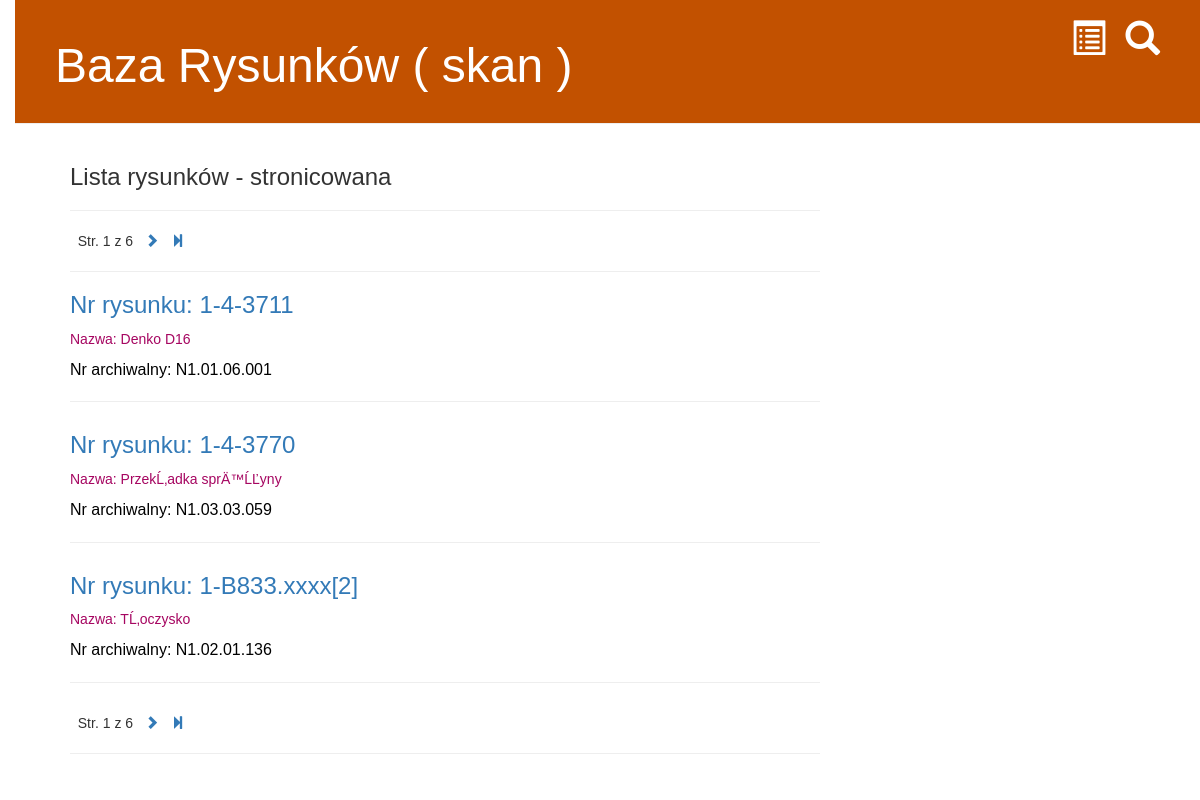
Page /drw/pagin on the committed database.
### drw_base/models.py (models this page shows, shortened)
class Drw(models.Model):
    wprowadzil  = models.ForeignKey(settings.AUTH_USER_MODEL, on_delete=models.CASCADE) # kto wprowadził do bazy
    nr_arch     = models.CharField(max_length=30)    # Nr archiwlny rysunku
    nr_rys      = models.CharField(max_length=30)    # Nr rysunku
    nazwa       = models.CharField(max_length=256)   # Nazwa rysunku
    opis        = models.TextField()                 # Opis pole "Memo" z delphi
    zweryfik    = models.BooleanField(default=False) # Czy rysunek zweryfikowany
    data_wprow  = models.DateTimeField(
            default=timezone.now)                    # data wprowadzenia do bazy

### drw_base/views.py (the view)
# urls.py: path('drw/pagin',              views.drw_list_paginate,    name='drw_list_paginate'   ),
def drw_list_paginate(request):
    drws = Drw.objects.all().order_by('nr_rys')
    iloscWierszyNaStronie = 3
    paginator = Paginator(drws, iloscWierszyNaStronie)
    page_number = request.GET.get('page')
    page_obj = paginator.get_page(page_number)
    return render(request, 'drw_base/drw_list_paginate.html',{'page_obj': page_obj})

### drw_base/templates/drw_base/drw_list_paginate.html (shortened to what this page needs)
{% extends 'drw_base/base.html' %}
{% block content %}
    <h3>Lista rysunków - stronicowana</h3>
	<hr>
	<div>
		<span>
			<span>
				&nbsp Str. {{ page_obj.number }} z {{ page_obj.paginator.num_pages }}
			</span>
			{% if page_obj.has_next %}
				<a href="?page={{ page_obj.next_page_number }}"   > &nbsp <span class="glyphicon glyphicon-chevron-right" > </a>
				<a href="?page={{ page_obj.paginator.num_pages }}"> &nbsp <span class="glyphicon glyphicon-step-forward"  > </a>
			{% endif %}
		</span>
	</div>
	<hr>
	{% for drw in page_obj %}
		<div class="drw">
			<h3><a href="{% url 'drw_detail' pk=drw.pk %}">Nr rysunku: {{ drw.nr_rys }}</a></h3>
			<div class="nazwa">
				<p>Nazwa: {{ drw.nazwa }}</p>
			</div>
			<div class="nazwa_pola">
    			<p>Nr archiwalny: {{ drw.nr_arch|linebreaksbr }}</p>
			</div>
			<hr>
		</div>
	{% endfor %}
	<div>
		<span>
			<span>
				&nbsp Str. {{ page_obj.number }} z {{ page_obj.paginator.num_pages }}
			</span>
			{% if page_obj.has_next %}
				<a href="?page={{ page_obj.next_page_number }}"   > &nbsp <span class="glyphicon glyphicon-chevron-right" > </a>
				<a href="?page={{ page_obj.paginator.num_pages }}"> &nbsp <span class="glyphicon glyphicon-step-forward"  > </a>
			{% endif %}
		</span>
	</div>
	<hr>
{% endblock %}

### drw_base/static/css/drw_base.css (style rules this page uses)
body { padding-left: 15px; font-family: 'Arial'; }
h1, h2, h3, h4 { font-family: 'Arial', cursive; }
.nazwa { color: #a60661; }
.nazwa_pola { background-color: #ffffff; color: #000000; font-size: 12pt; padding-left: 0px; font-family: 'Arial'; }
.drw { margin-bottom: 30px; }

### rows in the picture
Drw: nr_rys "1-4-3711", nazwa "Denko D16", nr_arch "N1.01.06.001"
Drw: nr_rys "1-4-3770", nazwa "PrzekĹ‚adka sprÄ™ĹĽyny", nr_arch "N1.03.03.059"
Drw: nr_rys "1-B833.xxxx[2]", nazwa "TĹ‚oczysko", nr_arch "N1.02.01.136"

### other values in the picture
{{ page_obj.number }} "1"
{{ page_obj.paginator.num_pages }} "6"
